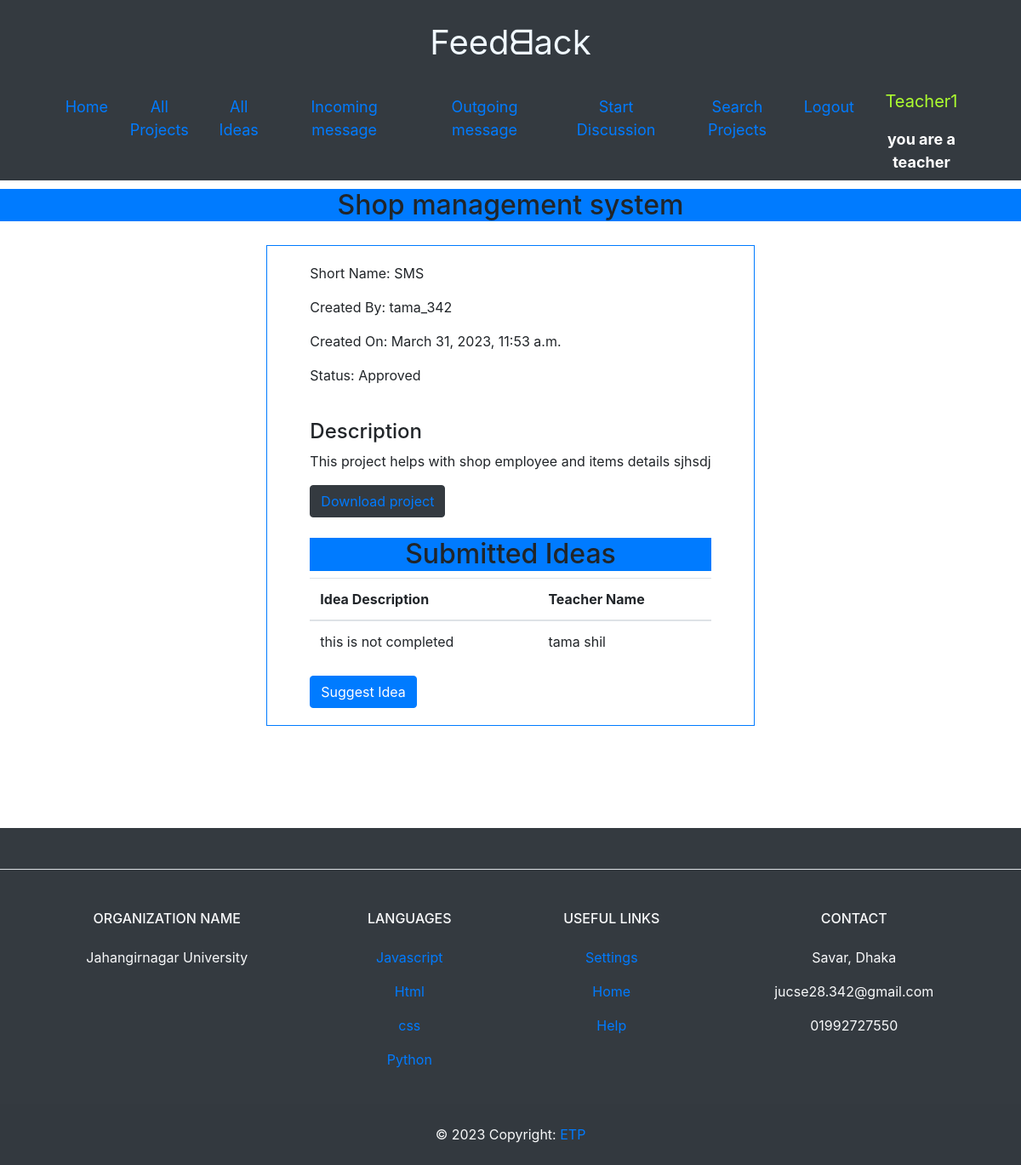
The app's page /SMS/ (signed in) with its own data.
### Backend_Management_App/models.py (models this page shows)
class User(AbstractUser):
    USER_TYPE_CHOICES = (
        ('teacher', 'Teacher'),
        ('student', 'Student'),
    )
    user_type = models.CharField(
        max_length=10,
        choices=USER_TYPE_CHOICES,
        blank=True,
        null=True,
    )
    groups = models.ManyToManyField(
        Group,
        verbose_name=_('groups'),
        blank=True,
        related_name='backend_management_users_groups',
        related_query_name='user',
        help_text=_('The groups this user belongs to. A user will get all permissions '
                    'granted to each of their groups.'),
    )
    user_permissions = models.ManyToManyField(
        Permission,
        verbose_name=_('user permissions'),
        blank=True,
        related_name='backend_management_users_permissions',
        related_query_name='user',
        help_text=_('Specific permissions for this user.'),
    )

class Project(models.Model):
    name = models.CharField(max_length=255)
    short_name = models.CharField(max_length=50, unique=True)
    description = models.TextField()
    file = models.FileField(upload_to='projects')
    approved = models.BooleanField(default=False)
    status_data = ((1, "APPROVED"), (2, "REJECTED"), (0, "PENDING"))
    status = models.CharField(default=0, choices=status_data, max_length=20)
    teacher = models.ForeignKey(User, on_delete=models.CASCADE, related_name='projects', null=True , limit_choices_to={'is_teacher': True})
    students = models.ForeignKey(User, on_delete=models.CASCADE, related_name='student_projects', blank=True)
    created_at = models.DateTimeField(auto_now_add=True)
    updated_at = models.DateTimeField(auto_now=True)

class Idea(models.Model):
    project = models.ForeignKey(Project, on_delete=models.CASCADE, related_name='ideas')
    teacher = models.ForeignKey(User, on_delete=models.CASCADE, related_name='ideas')
    description = models.TextField()
    created_at = models.DateTimeField(auto_now_add=True)
    updated_at = models.DateTimeField(auto_now=True)

### Backend_Management_App/views.py (the view)
# urls.py: path('<slug:short_name>/', views.project_detail, name='project_detail'),
@login_required(login_url='login')
def project_detail(request, short_name):
    project = get_object_or_404(Project, short_name=short_name)
    """if not project.approved and project.teacher != request.user and project.students.filter(id=request.user.id).count() == 0:
        raise PermissionDenied('This project has not been approved yet.')"""
    if request.method == 'POST':
        form = CommentForm(request.POST)
        if form.is_valid():
            comment = form.save(commit=False)
            comment.project = project
            comment.author = request.user
            comment.save()
            messages.success(request, 'Your comment has been posted.')
            return redirect('project_detail', short_name=project.short_name)
    else:
        form = CommentForm()
    comments = Comment.objects.filter(project=project)
    context = {'project': project, 'form': form, 'comments': comments}
    return render(request, 'project_detail.html', context)

### templates/project_detail.html (shortened to what this page needs)
{% extends 'base.html' %}
{% block content %}
  <h2 class="text-center bg-primary">{{ project.name }}</h2>
  <div class="card-body" >
      <div class="row justify-content-md-center ">
        <div class="col-md-auto border border-primary" style="padding: 20px 50px ">
  <p>Short Name: {{ project.short_name }}</p>
  <p>Created By: {{ project.students }}</p>
  <p>Created On: {{ project.created_at }}</p>
  {% if project.status == "0" %}
    <p>Status: Pending Approval</p>
    {% if user.is_authenticated and user.user_type == "teacher" %}
      <form action="{% url 'approve_project' short_name=project.short_name %}" method="post">
        {% csrf_token %}
        <button type="submit" class="btn btn-primary">Approve</button>
      </form>
      <br>
    {% endif %}
  {% elif project.status == "1" %}
    <p>Status: Approved</p>
  {% else %}
    <p>Status: Rejected</p>
  {% endif %}
  <br>
  <h4> Description </h4>
  <p>{{ project.description }}</p>
  <button class="btn btn-dark"><a href="{{ project.file }}">Download project</a></button>
  <br>
  <br>
  <h2 class="text-center bg-primary">Submitted Ideas</h2>
  {% if project.ideas.count > 0 %}
  <table class="table">
    <thead>
      <tr>
        <th>Idea Description</th>
        <th>Teacher Name</th>
      </tr>
    </thead>
      {% for idea in project.ideas.all %}
      <tr>
        <td>{{ idea.description }}</td>
        <td>{{ idea.teacher.get_full_name }}</td>
      </tr>
      {% endfor %}
    </table>
  {% else %}
    <p>No ideas have been submitted for this project yet.</p>
  {% endif %}
  {% if user.is_authenticated and user.user_type == "teacher" %}
    <a href="{% url 'suggest_idea' short_name=project.short_name %}" class="btn btn-primary">Suggest Idea</a>
  {% endif %}
</div>
</div>
</div>
{% endblock %}

### templates/base.html (shortened to what this page needs)
<!DOCTYPE html>
<html lang="en">
<head>
    <link rel="stylesheet" href="https://maxcdn.bootstrapcdn.com/bootstrap/4.0.0/css/bootstrap.min.css">
</head>
<body>
    <header class="bg-dark" style="margin-bottom: 10px">
       <div class="text-center">
        <p style="text-align: center; padding-top: 20px; font-size: 40px; color: aliceblue;" >Feedᗺack</p>
      </div>
        <nav class="navbar navbar-expand-lg container ">
                <span class="navbar-toggler-icon"></span>
            <div class="collapse navbar-collapse justify-content-center" id="navbarNav" style=" font-size: 18px;">
                <ul class="navbar-nav" style="text-align: center;">
                    <li class="nav-item">
                        <a class="nav-link" href="{% url 'home' %}">Home</a>
                    </li>
                    <li class="nav-item">
                        <a class="nav-link" href="{% url 'project_list' %}">All Projects</a>
                    </li>
                    {% if user.is_authenticated and user.user_type == "teacher" %}
                    <li class="nav-item">
                        <a class="nav-link" href="{% url 'idea_list' %}">All Ideas</a>
                    </li>
                    <li class="nav-item">
                        <a class="nav-link" href="{% url 'inbox' %}" style="text-align: center;">Incoming message</a>
                    </li>
                    <li class="nav-item">
                        <a class="nav-link" href="{% url 'sent' %}">Outgoing message</a>
                    </li>
                    <li class="nav-item">
                        <a class="nav-link" href="{% url 'send_message' user.username %}">Start Discussion</a>
                    </li>
                    {% endif %}
                    <li class="nav-item">
                        <a class="nav-link" href="{% url 'search_project' %}">Search Projects</a>
                    </li>
                    {% if user.is_authenticated %}
                    <li class="nav-item">
                      <a class="nav-link" href="{% url 'logout' %}">Logout</a>
                    </li>
                    <li class="nav-item" style="">
                        <p style="font-size: 20px; color:greenyellow ">{{ user.username }}</p>  <b style="color:white">you are a {{ user.user_type }}</b>
                    </li>
                    {% else %}
                <li class="nav-item"><a class="nav-link" href="{% url 'register' %}">Register</a></li>
                <li class="nav-item"><a class="nav-link" href="{% url 'login' %}">Login</a></li>
            {% endif %}
        </ul>
    </header>
    <main>
        {% block content %}{% endblock %}
    </main>
    <footer class="text-center text-lg-start bg-dark text-light" style="margin-top: 100px">
        <section class="d-flex justify-content-center justify-content-lg-between p-4 border-bottom">
        </section>
        <section class="">
          <div class="container text-center text-md-start mt-5">
            <div class="row mt-3">
              <div class="col-md-3 col-lg-4 col-xl-3 mx-auto mb-4">
                <h6 class="text-uppercase fw-bold mb-4">
                  Organization Name
                </h6>
                <p align="center">
                  Jahangirnagar University
                </p>
              </div>
              <div class="col-md-2 col-lg-2 col-xl-2 mx-auto mb-4">
                <h6 class="text-uppercase fw-bold mb-4">
                  Languages
                </h6>
                <p>
                  <a href="#!" class="text-reset">Javascript</a>
                </p>
                <p>
                  <a href="#!" class="text-reset">Html</a>
                </p>
                <p>
                  <a href="#!" class="text-reset">css</a>
                </p>
                  <p>
                  <a href="#" class="text-reset">Python</a>
                </p>
              </div>
              <div class="col-md-3 col-lg-2 col-xl-2 mx-auto mb-4">
                <h6 class="text-uppercase fw-bold mb-4">
                  Useful links
                </h6>
                <p>
                  <a href="#!" class="text-reset">Settings</a>
                </p>
                <p>
                  <a href="#!" class="text-reset">Home</a>
                </p>
                <p>
                  <a href="#!" class="text-reset">Help</a>
                </p>
              </div>
              <div class="col-md-4 col-lg-3 col-xl-3 mx-auto mb-md-0 mb-4">
                <h6 class="text-uppercase fw-bold mb-4">Contact</h6>
                <p> Savar, Dhaka</p>
                <p>
                  jucse28.342@gmail.com
                </p>
                <p> 01992727550</p>
              </div>
            </div>
          </div>
        </section>
        <div class="text-center p-4" style="background-color: rgba(0, 0, 0, 0.025);">
          © 2023 Copyright:
          <a class="text-reset fw-bold" href="#">ETP</a>
        </div>
      </footer>
</body>
</html>

### records on screen
User: username "Teacher1", user_type "teacher"
Project: name "Shop management system", short_name "SMS", students "tama_342", created_at "March 31, 2023, 11:53 a.m.", description "This project helps with shop employee and items details sjhsdj"
Idea: description "this is not completed", teacher.get_full_name "tama shil"
